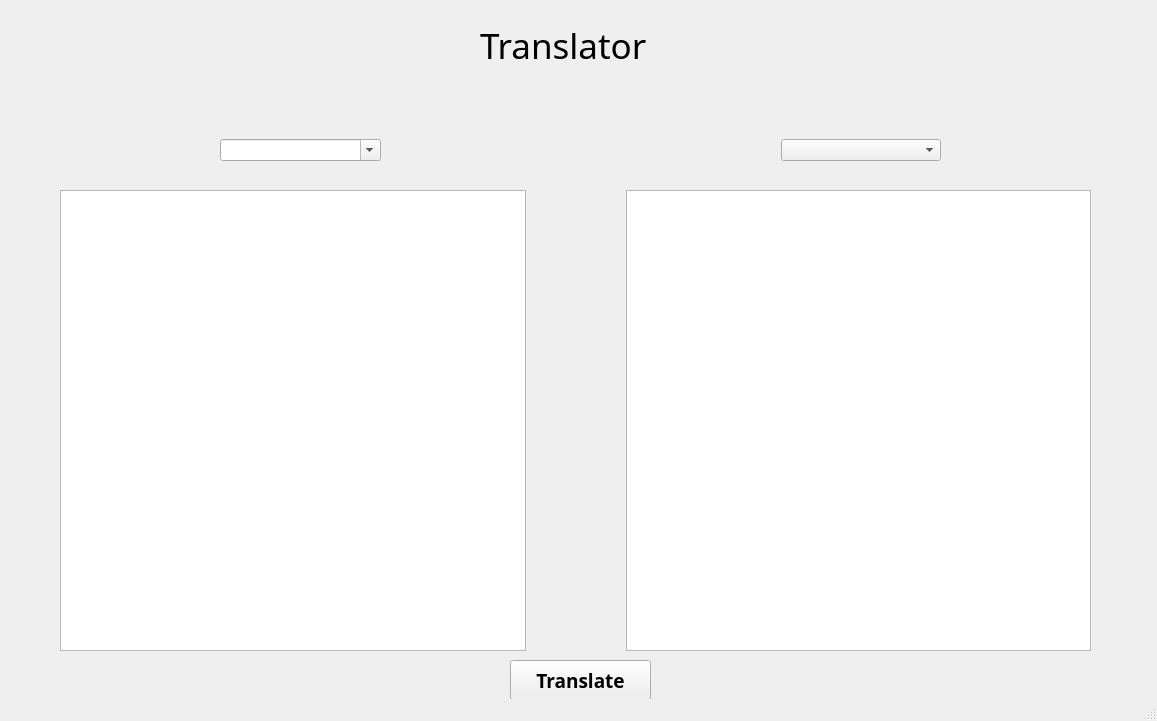
<?xml version="1.0" encoding="UTF-8"?>
<ui version="4.0">
 <class>MainWindow</class>
 <widget class="QMainWindow" name="MainWindow">
  <property name="geometry">
   <rect>
    <x>0</x>
    <y>0</y>
    <width>1157</width>
    <height>721</height>
   </rect>
  </property>
  <property name="windowTitle">
   <string>MainWindow</string>
  </property>
  <property name="styleSheet">
   <string notr="true">background-color:#ffff;</string>
  </property>
  <widget class="QWidget" name="centralwidget">
   <widget class="QLabel" name="Translator_title">
    <property name="geometry">
     <rect>
      <x>480</x>
      <y>30</y>
      <width>171</width>
      <height>31</height>
     </rect>
    </property>
    <property name="font">
     <font>
      <family>Tw Cen MT Condensed Extra Bold</family>
      <pointsize>26</pointsize>
     </font>
    </property>
    <property name="text">
     <string>Translator</string>
    </property>
   </widget>
   <widget class="QWidget" name="widget" native="true">
    <property name="geometry">
     <rect>
      <x>30</x>
      <y>70</y>
      <width>1081</width>
      <height>591</height>
     </rect>
    </property>
    <widget class="QWidget" name="widget_2" native="true">
     <property name="geometry">
      <rect>
       <x>30</x>
       <y>30</y>
       <width>1031</width>
       <height>80</height>
      </rect>
     </property>
     <widget class="QWidget" name="">
      <property name="geometry">
       <rect>
        <x>60</x>
        <y>20</y>
        <width>921</width>
        <height>61</height>
       </rect>
      </property>
      <layout class="QHBoxLayout" name="horizontalLayout_2">
       <property name="spacing">
        <number>400</number>
       </property>
       <property name="leftMargin">
        <number>100</number>
       </property>
       <property name="rightMargin">
        <number>100</number>
       </property>
       <item>
        <widget class="QComboBox" name="select_language_2">
         <property name="editable">
          <bool>true</bool>
         </property>
        </widget>
       </item>
       <item>
        <widget class="QComboBox" name="selectlanguage_1">
         <property name="editable">
          <bool>false</bool>
         </property>
        </widget>
       </item>
      </layout>
     </widget>
    </widget>
    <widget class="QWidget" name="">
     <property name="geometry">
      <rect>
       <x>30</x>
       <y>120</y>
       <width>1031</width>
       <height>461</height>
      </rect>
     </property>
     <layout class="QHBoxLayout" name="horizontalLayout">
      <property name="spacing">
       <number>100</number>
      </property>
      <item>
       <widget class="QTextEdit" name="textEdit"/>
      </item>
      <item>
       <widget class="QTextEdit" name="textEdit_2">
        <property name="html">
         <string>&lt;!DOCTYPE HTML PUBLIC &quot;-//W3C//DTD HTML 4.0//EN&quot; &quot;http://www.w3.org/TR/REC-html40/strict.dtd&quot;&gt;
&lt;html&gt;&lt;head&gt;&lt;meta name=&quot;qrichtext&quot; content=&quot;1&quot; /&gt;&lt;style type=&quot;text/css&quot;&gt;
p, li { white-space: pre-wrap; }
&lt;/style&gt;&lt;/head&gt;&lt;body style=&quot; font-family:'MS Shell Dlg 2'; font-size:7.8pt; font-weight:400; font-style:normal;&quot;&gt;
&lt;p style=&quot;-qt-paragraph-type:empty; margin-top:0px; margin-bottom:0px; margin-left:0px; margin-right:0px; -qt-block-indent:0; text-indent:0px;&quot;&gt;&lt;br /&gt;&lt;/p&gt;&lt;/body&gt;&lt;/html&gt;</string>
        </property>
       </widget>
      </item>
     </layout>
    </widget>
   </widget>
   <widget class="QPushButton" name="pushButton">
    <property name="geometry">
     <rect>
      <x>510</x>
      <y>660</y>
      <width>141</width>
      <height>40</height>
     </rect>
    </property>
    <property name="font">
     <font>
      <family>Segoe UI Variable Display Semib</family>
      <pointsize>14</pointsize>
      <weight>75</weight>
      <bold>true</bold>
     </font>
    </property>
    <property name="text">
     <string>Translate</string>
    </property>
   </widget>
  </widget>
  <widget class="QMenuBar" name="menubar">
   <property name="geometry">
    <rect>
     <x>0</x>
     <y>0</y>
     <width>1157</width>
     <height>26</height>
    </rect>
   </property>
  </widget>
  <widget class="QStatusBar" name="statusbar"/>
 </widget>
 <resources/>
 <connections/>
</ui>
